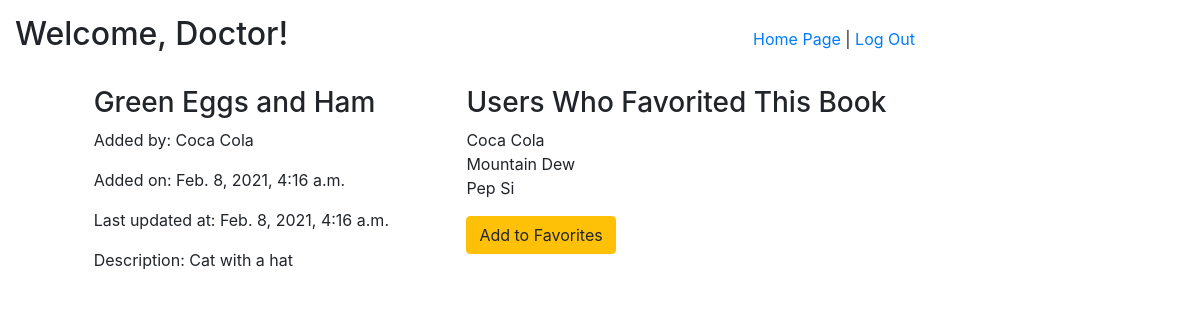
The page /books/6 (signed in) on the database its author committed.
### books_app/models.py (models this page shows)
class User(models.Model):
    first_name = models.CharField(max_length=255)
    last_name = models.CharField(max_length=255)
    email = models.CharField(max_length=255)
    password = models.CharField(max_length=255)
    created_at = models.DateTimeField(auto_now_add=True)
    updated_at = models.DateTimeField(auto_now=True)
    objects=UserManager()

class Book(models.Model):
    title = models.CharField(max_length=255)
    description = models.TextField()
    book_adder = models.ForeignKey(User, related_name="books", on_delete = models.CASCADE)
    favoriter = models.ManyToManyField(User, related_name="favorited_books")
    created_at = models.DateTimeField(auto_now_add=True)
    updated_at = models.DateTimeField(auto_now=True)
    objects=BookManager()

### books_app/views.py (the view)
# urls.py: path('books/<int:book_id>', views.book_info),
def book_info(request, book_id):
    context = {
        'book': Book.objects.get(id=book_id),
        'logged_user': User.objects.get(id=request.session['user_id'])
    }
    return render(request, "book_info.html", context)

### books_app/templates/book_info.html (shortened to what this page needs)
<!DOCTYPE html>
<html lang="en">
<head>
    <link rel="stylesheet" href="https://stackpath.bootstrapcdn.com/bootstrap/4.5.2/css/bootstrap.min.css"
>
    {% load static %}
    <link rel="stylesheet" href="{% static 'css/style.css' %}">
</head>
<body>
    <div class="header">
        <h2>Welcome, {{ request.session.user_name }}!</h2>
        <nav><a href="/home">Home Page</a> | <a href="/logout">Log Out</a></nav>
    </div>
    <div class="container">
        <section>
            <h3>{{ book.title }}</h3>
            <p>Added by: {{ book.book_adder.first_name }} {{ book.book_adder.last_name }}</p>
            <p>Added on: {{ book.created_at }}</p>
            <p>Last updated at: {{ book.updated_at }}</p>
            {% if book.book_adder.id != request.session.user_id %}
            <p>Description: {{ book.description }}</p>
            {% endif %}
        </section>
        <section>
            <div id ="favorited_book">
                <h3>Users Who Favorited This Book</h3>
                <ul>
                    {% for favorite in book.favoriter.all %}
                    <li>{{ favorite.first_name }} {{ favorite.last_name }}</li>
                    {% endfor %}
                </ul>
                {% if logged_user in book.favoriter.all %}
                    <a href="/unfavorite/{{book.id}}" role="button" class="btn btn-danger">Remove From Favorites</a>
                {% else %}
                <a href="/favorite/{{book.id}}" role="button" class="btn btn-warning">Add to Favorites</a>
                {% endif %}
            </div>
        </section>
</body>
</html>

### books_app/static/css/style.css (style rules this page uses)
* { margin:0; padding: 0; }
body { width: 900px; margin: 15px;; }
ul { list-style: outside none none; }
.header { display: flex; justify-content: space-between; align-items: baseline; }
.container { display: flex; justify-content: space-around; margin: 25px; }

### rows shown on the page
User: session.user_name "Doctor"
Book: title "Green Eggs and Ham", book_adder.first_name "Coca", book_adder.last_name "Cola", created_at "Feb. 8, 2021, 4:16 a.m.", updated_at "Feb. 8, 2021, 4:16 a.m.", description "Cat with a hat"
User: first_name "Coca", last_name "Cola"
User: first_name "Mountain", last_name "Dew"
User: first_name "Pep", last_name "Si"
